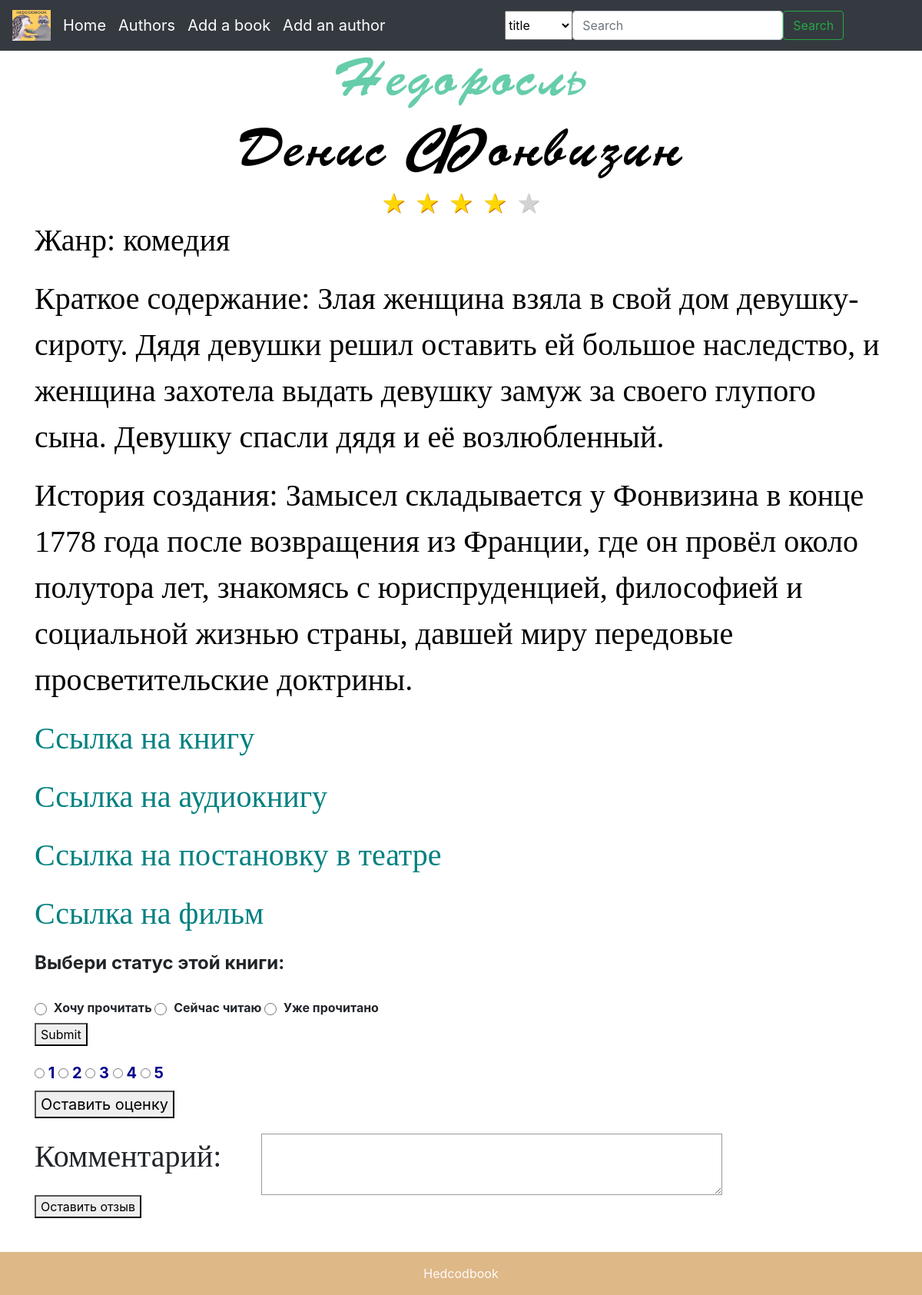
Screenshot of /book/1 with the database file from the repository.
### data/library.py (models this page shows, shortened)
class Library(SqlAlchemyBase):
    __tablename__ = 'library'
    id = sqlalchemy.Column(sqlalchemy.Integer, primary_key=True, autoincrement=True)
    name = sqlalchemy.Column(sqlalchemy.String, nullable=True)
    author_id = sqlalchemy.Column(sqlalchemy.Integer, sqlalchemy.ForeignKey("authors.id"))
    picture = sqlalchemy.Column(sqlalchemy.String, nullable=True, default='/static/img/html/emblem.jpg')
    genre = sqlalchemy.Column(sqlalchemy.String, nullable=True)
    link_to_the_production = sqlalchemy.Column(sqlalchemy.String, nullable=True, default='/no_information')
    link_to_the_book = sqlalchemy.Column(sqlalchemy.String, nullable=True, default='/no_information')
    link_to_audio = sqlalchemy.Column(sqlalchemy.String, nullable=True, default='/no_information')
    link_to_the_screenshot = sqlalchemy.Column(sqlalchemy.String, nullable=True, default='/no_information')
    summary = sqlalchemy.Column(sqlalchemy.Text, nullable=True)
    history_of_creation = sqlalchemy.Column(sqlalchemy.Text, nullable=True)
    summa_marks = sqlalchemy.Column(sqlalchemy.Integer, default=0)
    count_marks = sqlalchemy.Column(sqlalchemy.Integer, default=0)
    reviews = sqlalchemy.Column(sqlalchemy.JSON, default={})
    authors = orm.relationship('Authors')

### data/authors.py (models this page shows, shortened)
class Authors(SqlAlchemyBase):
    __tablename__ = 'authors'
    id = sqlalchemy.Column(sqlalchemy.Integer, primary_key=True, autoincrement=True)
    name = sqlalchemy.Column(sqlalchemy.String, nullable=True)
    surname = sqlalchemy.Column(sqlalchemy.String, nullable=True)
    about = sqlalchemy.Column(sqlalchemy.Text, nullable=True)
    picture = sqlalchemy.Column(sqlalchemy.String, nullable=True, default=random.choice(['/static/img/avatars/avatar_hedgehog.jpg', '/static/img/avatars/avatar_raccoon.jpg']))
    library = orm.relationship("Library", back_populates='authors')

### main.py (the view, shortened to what this page needs)
@app.route("/book/<int:book_id>", methods=['GET', 'POST'])
def open_book(book_id):
    db_sess = db_session.create_session()
    book = db_sess.query(Library).filter(Library.id == book_id).first()
    sl_reviews = book.reviews
    if book.count_marks == 0:
        stars = 0
    else:
        stars = book.summa_marks // book.count_marks
    author = db_sess.query(Authors).filter(Authors.id == book.author_id).first()
    return render_template("book.html", book=book, author=author, sl_reviews=sl_reviews, stars=stars)

### data/db_session.py (called while the page is built)
def create_session() -> Session:
    global __factory
    return __factory()

### templates/book.html (shortened to what this page needs)
{% extends 'base.html' %}
{% block content %}
<link rel="stylesheet" type="text/css" href="/static/css/book.css">
<center><h1 class="title">{{ book.name }}</h1></center>
<a href="/author/{{ author.id }}" class="author"><center><h1 class="author_name">{{ author.name }} {{ author.surname }}</h1></center></a>
<center><div class="rating-result">
	{% for i in range(1, 6) %}
	{% if stars >= i %}
	    <span class="active"></span>
	{% else %}
	    <span></span>
	{% endif %}
	{% endfor %}
</div></center>
<p class="text">Жанр: {{ book.genre }}</p>
<p class="text">Краткое содержание: {{ book.summary }}</p>
<p class="text">История создания: {{ book.history_of_creation }}</p>
<a href="{{ book.link_to_the_book }}">
    <p class="link">Ссылка на книгу</p>
</a>
<a href="{{ book.link_to_audio }}">
    <p class="link">Ссылка на аудиокнигу</p>
</a>
<a href="{{ book.link_to_the_production }}">
    <p class="link">Ссылка на постановку в театре</p>
</a>
<a href="{{ book.link_to_the_screenshot }}">
    <p class="link">Ссылка на фильм</p>
</a>
<form method="post">
  <fieldset>
    <legend style="font-weight: bold">Выбери статус этой книги:</legend>
    <div style="font-size: 16px; font-weight: bold; margin-top: 20px">
      <input class="status" type="radio" id="want_to_read" name="status" value="want_to_read"/>
      <label for="want_to_read">Хочу прочитать</label>
      <input class="status" type="radio" id="reading_now" name="status" value="reading_now"/>
      <label for="reading_now">Сейчас читаю</label>
      <input class="status" type="radio" id="were_read" name="status" value="were_read"/>
      <label for="reading_now">Уже прочитано</label>
    </div>
    <div>
      <button type="submit">Submit</button>
    </div>
  </fieldset>
</form>
<form method="post" action="{{ url_for('send_marks', book_id = book.id)}}">
    <div style="font-size: 20px; font-weight: bold; margin-top: 20px; margin-bottom: 20px; color: DarkBlue">
     <input class="mark" type="radio" id="one" name="mark" value="1"/>
     <label for="one">1</label>
     <input class="mark" type="radio" id="two" name="mark" value="2"/>
     <label for="two">2</label>
     <input class="mark" type="radio" id="three" name="mark" value="3"/>
     <label for="three">3</label>
     <input class="mark" type="radio" id="four" name="mark" value="4"/>
     <label for="four">4</label>
     <input class="mark" type="radio" id="five" name="mark" value="5"/>
     <label for="five">5</label>
     <div>
       <button type="submit">Оставить оценку</button>
     </div>
   </div>
</form>
<form method="post" action="{{ url_for('send_reviews', book_id = book.id)}}">
    <label class="comment" for="msg">Комментарий:</label>
    <textarea id="msg" name="user_message"></textarea>
    <div>
        <button type="submit">Оставить отзыв</button>
    </div>
</form>
{% endblock %}

### static/css/main.css (style rules this page uses)
body { background-image: url(/static/img/html/fon.jpg); background-repeat: no-repeat; background-position: center center; background-attachment: fixed; -webkit-background-size: cover; -moz-background-size: cover; -o-background-size: cover; background-size: cover; }
body { min-height: 100vh; position: relative; margin: 0; padding-bottom: 100px; //height of the footer box-sizing: border-box; }

### static/css/book.css (style rules this page uses)
.text { word-wrap:break-word; font-family: 'FontName2'; font-size: 40px; color: black }
.link { word-wrap:break-word; font-family: 'FontName2'; font-size: 40px; color: #008080 }
.title { word-wrap:break-word; font-family: 'FontName1'; font-size: 70px; color: MediumAquamarine }
.author_name { word-wrap:break-word; font-family: 'FontName1'; font-size: 70px; color: black }
.rating-result { width: 265px; margin: 0 auto; }
.rating-result span { padding: 0; font-size: 32px; margin: 0 3px; line-height: 1; color: lightgrey; text-shadow: 1px 1px #bbb; }
.rating-result > span:before { content: '★'; }
.rating-result > span.active { color: gold; text-shadow: 1px 1px #c60; }
.comment { font-family: 'FontName2'; font-size: 40px; color: black display: inline-block; width: 90px; text-align: right; }
textarea { font: 1em sans-serif; width: 600px; box-sizing: border-box; border: 1px solid #999; vertical-align: top; height: 5em; margin-left: 200px; }
.status { border-radius: 50%; width: 16px; height: 16px; border: 2px solid; transition: 0.2s all linear; margin-right: 5px; position: relative; top: 4px; }

### rows the page displays
Library: name "Недоросль", genre "комедия", summary "Злая женщина взяла в свой дом девушку-сироту. Дядя девушки решил оставить ей большое наследство, и женщина захотела выдать девушку замуж за своего глупого сына. Девушку спасли дядя и её возлюбленный.", history_of_creation "Замысел складывается у Фонвизина в конце 1778 года после возвращения из Франции, где он провёл около полутора лет, знакомясь с юриспруденцией, философией и социальной жизнью страны, давшей миру передовые просветительские доктрины."
Authors: name "Денис", surname "Фонвизин"
